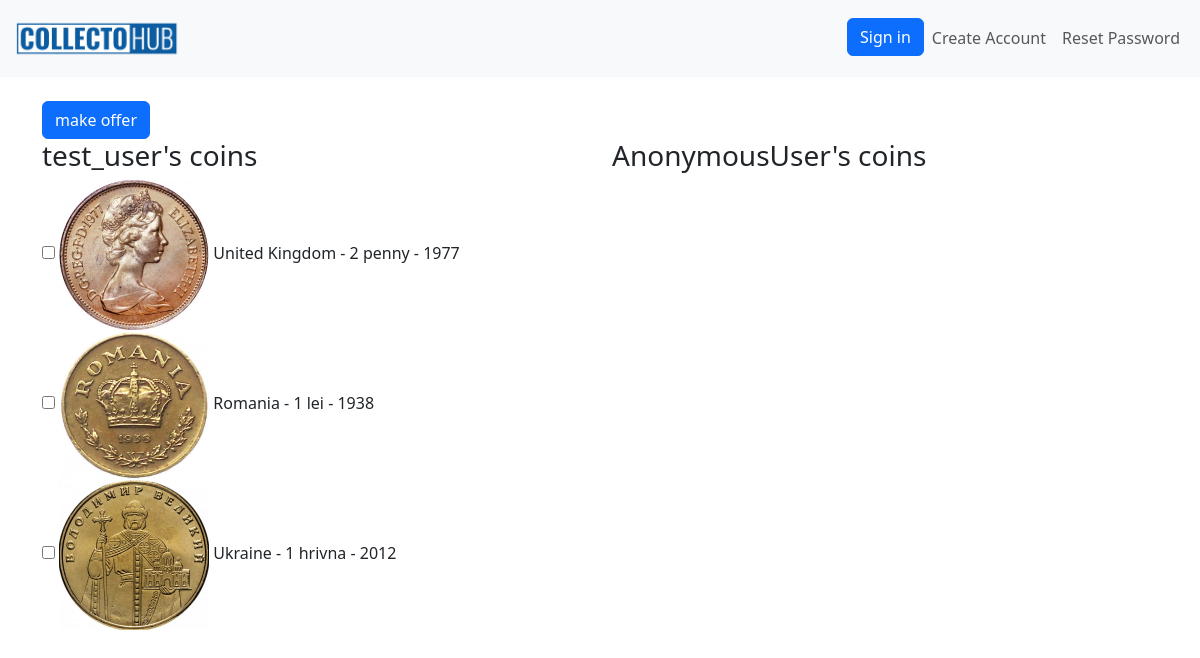
Before: /multi/offer/4/ with the older database file.
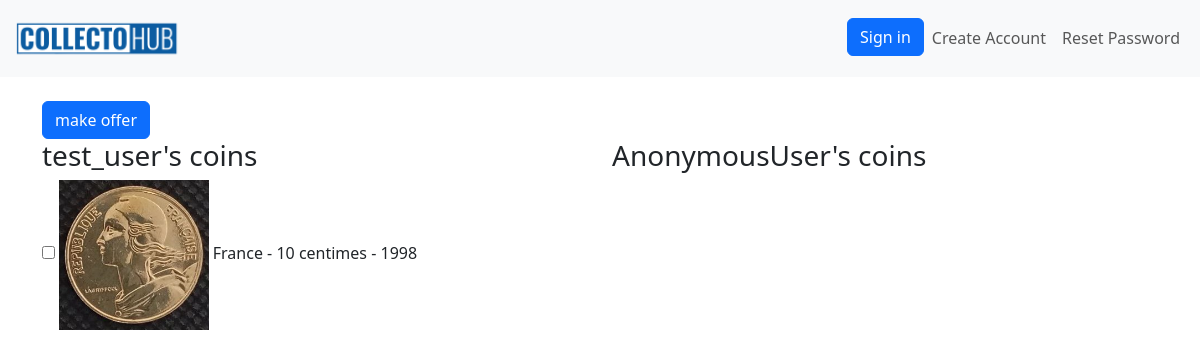
After: the same page with the newer database file.
### coins/models.py (models this page shows, shortened)
class Coin(models.Model):
    img_front = models.ImageField(upload_to='products_image', blank=True)
    img_back = models.ImageField(upload_to='products_image', blank=True)
    img_add_1 = models.ImageField(upload_to='products_image', blank=True)
    img_add_2 = models.ImageField(upload_to='products_image', blank=True)
    country = models.ForeignKey(Country, on_delete=models.CASCADE, related_name='coins')  # Reference to Country
    denomination = models.CharField(max_length=150)  # Denomination
    year = models.IntegerField()  # Year
    material = models.CharField(max_length=15, blank=True, choices=material_choices)  # Material
    safety = models.CharField(max_length=2, blank=True, choices=safety_choices)  # Optional field for admin use
    weight = models.FloatField(blank=True, null=True)  # Weight
    diameter = models.FloatField(blank=True, null=True)  # Diameter
    thickness = models.FloatField(blank=True, null=True)  # Thickness
    circulation = models.IntegerField(blank=True, null=True)  # Circulation
    owner = models.ForeignKey(User, on_delete=models.CASCADE, related_name='coins')
    box = models.ForeignKey('Box', on_delete=models.SET_NULL, blank=True, null=True, related_name='coins')
    status = models.CharField(max_length=1, choices=status_choices_coin, default='a')
    views_counter = models.IntegerField(default=0)
    class Meta:
        verbose_name = 'Coin'
        verbose_name_plural = 'Coins'
    def __str__(self):
        return f'{self.country.name} - {self.denomination} - {self.year}'

class Country(models.Model):
    name = models.CharField(max_length=150, unique=True)
    continent = models.ForeignKey(Continent, on_delete=models.CASCADE, related_name="countries")
    class Meta:
        verbose_name = "Country"
        verbose_name_plural = "Countries"

### coins/views.py (the view)
# urls.py: path('multi/offer/<int:pk>/', views.multi_offer_view, name='multi-offer'),
def multi_offer_view(request, pk):
    recipient = User.objects.get(id=pk)
    author = request.user
    context = {
        'recipient': recipient,
    }
    return render(
        request=request,
        template_name='coins/multi_offer.html',
        context=context
    )

### coins/context_processors.py (called while the page is built)
def statistics_processor(request):
    return {
        'num_coins': Coin.objects.filter(status='a').count()
    }

### coins/models.py (called while the page is built)
    def active_coins(self):
        return self.user.coins.filter(status='a')

### coins/templates/coins/multi_offer.html (shortened to what this page needs)
{% extends 'coins/base.html' %}
{% block content %}
<form action="{% url 'coins:create-multi-offer' %}" method="post">
    <input type="submit" value="make offer" class="btn btn-primary">
    <div class="row">
    <div class="col-6">
        <h3>{{ recipient}}'s coins</h3>
            {% for coin in recipient.profile.active_coins %}
                <div>
                    <input type="checkbox" name="coins_to_get_ids" value="{{ coin.id }}">
                    <img src="{{ coin.img_front.url }}" height="150" alt="">
                    {{ coin }}
                </div>
            {% endfor %}
    </div>
    <div class="col-6">
        <h3>{{ user }}'s coins</h3>
        </div>
    </div>
</form>
{% endblock %}

Changed rows visible on the page:
removed Coin: img_front (picture), country+denomination+year "United Kingdom - 2 penny - 1977"
removed Coin: img_front (picture), country+denomination+year "Romania - 1 lei - 1938"
removed Coin: img_front (picture), country+denomination+year "Ukraine - 1 hrivna - 2012"
now on this page (row edited): Coin: img_front (picture), country+denomination+year "France - 10 centimes - 1998"
